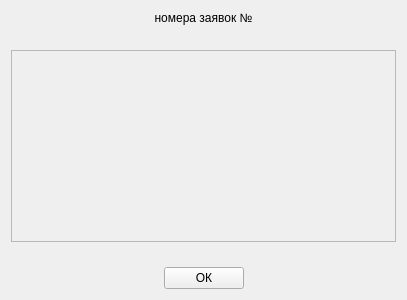
<?xml version="1.0" encoding="UTF-8"?>
<ui version="4.0">
 <class>set_lead_numbers_dialog</class>
 <widget class="QFrame" name="set_lead_numbers_dialog">
  <property name="geometry">
   <rect>
    <x>0</x>
    <y>0</y>
    <width>407</width>
    <height>300</height>
   </rect>
  </property>
  <property name="windowTitle">
   <string>Frame</string>
  </property>
  <layout class="QVBoxLayout" name="verticalLayout">
   <item>
    <layout class="QVBoxLayout" name="verticalLayout_2" stretch="0,0,0">
     <property name="spacing">
      <number>25</number>
     </property>
     <item>
      <widget class="QLabel" name="label">
       <property name="sizePolicy">
        <sizepolicy hsizetype="Preferred" vsizetype="Maximum">
         <horstretch>0</horstretch>
         <verstretch>0</verstretch>
        </sizepolicy>
       </property>
       <property name="text">
        <string>номера заявок №</string>
       </property>
       <property name="alignment">
        <set>Qt::AlignCenter</set>
       </property>
      </widget>
     </item>
     <item>
      <widget class="QScrollArea" name="scrollArea">
       <property name="widgetResizable">
        <bool>true</bool>
       </property>
       <widget class="QWidget" name="scrollAreaWidgetContents">
        <property name="geometry">
         <rect>
          <x>0</x>
          <y>0</y>
          <width>385</width>
          <height>190</height>
         </rect>
        </property>
        <layout class="QVBoxLayout" name="verticalLayout_3"/>
       </widget>
      </widget>
     </item>
     <item>
      <layout class="QHBoxLayout" name="horizontalLayout_2">
       <property name="spacing">
        <number>0</number>
       </property>
       <item>
        <spacer name="horizontalSpacer_3">
         <property name="orientation">
          <enum>Qt::Horizontal</enum>
         </property>
         <property name="sizeHint" stdset="0">
          <size>
           <width>40</width>
           <height>20</height>
          </size>
         </property>
        </spacer>
       </item>
       <item>
        <widget class="QPushButton" name="ok_button">
         <property name="text">
          <string>ОК</string>
         </property>
        </widget>
       </item>
       <item>
        <spacer name="horizontalSpacer_4">
         <property name="orientation">
          <enum>Qt::Horizontal</enum>
         </property>
         <property name="sizeHint" stdset="0">
          <size>
           <width>40</width>
           <height>20</height>
          </size>
         </property>
        </spacer>
       </item>
      </layout>
     </item>
    </layout>
   </item>
  </layout>
 </widget>
 <resources/>
 <connections/>
</ui>
